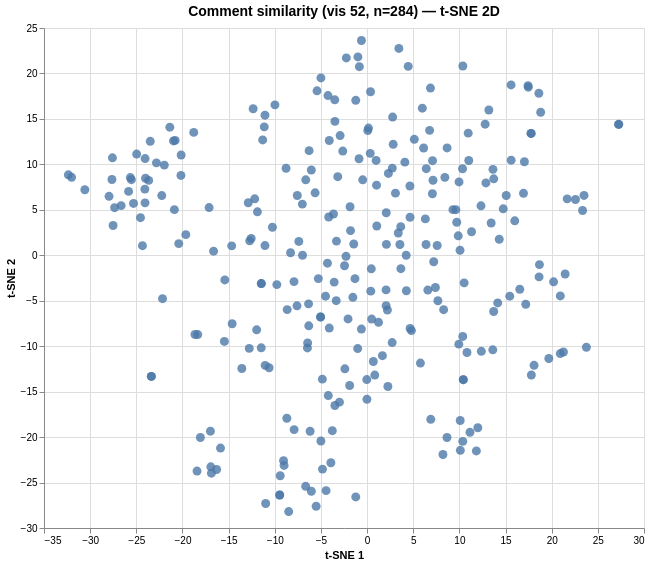

Write the Vega-Lite specification saved for this chart.
### Vega specification from a JSON file in a GitHub repository (floating-point values rounded to 4 significant figures; data arrays with more than 128 entries replaced by an {"elided": "..."} marker saying what was removed)
{"$schema": "https://vega.github.io/schema/vega/v6.json", "data": [{"name": "param_1e9efca18e7a2868_store"}, {"name": "source_0", "values": {"elided": "284 records"}}, {"name": "source_0_x_domain_dim_1", "values": [{"min": -32.36, "max": 27.27}]}, {"name": "source_0_y_domain_dim_2", "values": [{"min": -28.19, "max": 23.63}]}], "signals": [{"name": "unit", "value": {}, "on": [{"events": "pointermove", "update": "isTuple(group()) ? group() : unit"}]}, {"name": "param_1e9efca18e7a2868", "update": "vlSelectionResolve(\"param_1e9efca18e7a2868_store\", \"union\")"}, {"name": "param_1e9efca18e7a2868_dim_1", "on": [{"events": [{"source": "view", "type": "dblclick"}], "update": "null"}, {"events": {"signal": "param_1e9efca18e7a2868_translate_delta"}, "update": "panLinear(param_1e9efca18e7a2868_translate_anchor.extent_x, -param_1e9efca18e7a2868_translate_delta.x / width)"}, {"events": {"signal": "param_1e9efca18e7a2868_zoom_delta"}, "update": "zoomLinear(domain(\"x\"), param_1e9efca18e7a2868_zoom_anchor.x, param_1e9efca18e7a2868_zoom_delta)"}]}, {"name": "param_1e9efca18e7a2868_dim_2", "on": [{"events": [{"source": "view", "type": "dblclick"}], "update": "null"}, {"events": {"signal": "param_1e9efca18e7a2868_translate_delta"}, "update": "panLinear(param_1e9efca18e7a2868_translate_anchor.extent_y, param_1e9efca18e7a2868_translate_delta.y / height)"}, {"events": {"signal": "param_1e9efca18e7a2868_zoom_delta"}, "update": "zoomLinear(domain(\"y\"), param_1e9efca18e7a2868_zoom_anchor.y, param_1e9efca18e7a2868_zoom_delta)"}]}, {"name": "param_1e9efca18e7a2868_tuple", "on": [{"events": [{"signal": "param_1e9efca18e7a2868_dim_1 || param_1e9efca18e7a2868_dim_2"}], "update": "param_1e9efca18e7a2868_dim_1 && param_1e9efca18e7a2868_dim_2 ? {unit: \"\", fields: param_1e9efca18e7a2868_tuple_fields, values: [param_1e9efca18e7a2868_dim_1,param_1e9efca18e7a2868_dim_2]} : null"}]}, {"name": "param_1e9efca18e7a2868_tuple_fields", "value": [{"field": "dim_1", "channel": "x", "type": "R"}, {"field": "dim_2", "channel": "y", "type": "R"}]}, {"name": "param_1e9efca18e7a2868_translate_anchor", "value": {}, "on": [{"events": [{"source": "scope", "type": "pointerdown"}], "update": "{x: x(unit), y: y(unit), extent_x: domain(\"x\"), extent_y: domain(\"y\")}"}]}, {"name": "param_1e9efca18e7a2868_translate_delta", "value": {}, "on": [{"events": [{"source": "window", "between": [{"source": "scope", "type": "pointerdown"}, {"source": "window", "type": "pointerup"}], "type": "pointermove", "consume": true}], "update": "{x: param_1e9efca18e7a2868_translate_anchor.x - x(unit), y: param_1e9efca18e7a2868_translate_anchor.y - y(unit)}"}]}, {"name": "param_1e9efca18e7a2868_zoom_anchor", "on": [{"events": [{"source": "scope", "type": "wheel", "consume": true}], "update": "{x: invert(\"x\", x(unit)), y: invert(\"y\", y(unit))}"}]}, {"name": "param_1e9efca18e7a2868_zoom_delta", "on": [{"events": [{"source": "scope", "consume": true, "type": "wheel"}], "update": "pow(1.001, event.deltaY * pow(16, event.deltaMode))", "force": true}]}, {"name": "param_1e9efca18e7a2868_modify", "on": [{"events": {"signal": "param_1e9efca18e7a2868_tuple"}, "update": "modify(\"param_1e9efca18e7a2868_store\", param_1e9efca18e7a2868_tuple, true)"}]}], "marks": [{"type": "symbol", "name": "marks", "from": {"data": "source_0"}, "encode": {"update": {"opacity": {"value": 0.8}, "shape": {"value": "circle"}, "x": {"field": "dim_1", "scale": "x"}, "fill": {"value": "#4c78a8"}, "tooltip": {"signal": "{\"Comment #\": format(datum[\"index\"], \"\"), \"Comment\": isValid(datum[\"comment\"]) ? datum[\"comment\"] : \"\"+datum[\"comment\"]}"}, "size": {"value": 80}, "y": {"field": "dim_2", "scale": "y"}}}, "interactive": true, "style": ["circle"], "clip": true}], "scales": [{"name": "x", "type": "linear", "domain": [{"signal": "(data(\"source_0_x_domain_dim_1\")[0] || {}).min"}, {"signal": "(data(\"source_0_x_domain_dim_1\")[0] || {}).max"}], "range": [0, {"signal": "width"}], "nice": true, "domainRaw": {"signal": "param_1e9efca18e7a2868[\"dim_1\"]"}, "zero": true}, {"name": "y", "type": "linear", "domain": [{"signal": "(data(\"source_0_y_domain_dim_2\")[0] || {}).min"}, {"signal": "(data(\"source_0_y_domain_dim_2\")[0] || {}).max"}], "range": [{"signal": "height"}, 0], "domainRaw": {"signal": "param_1e9efca18e7a2868[\"dim_2\"]"}, "zero": true, "nice": true}], "axes": [{"scale": "x", "gridScale": "y", "tickCount": {"signal": "ceil(width/40)"}, "labels": false, "zindex": 0, "minExtent": 0, "ticks": false, "aria": false, "grid": true, "maxExtent": 0, "orient": "bottom", "domain": false}, {"scale": "y", "zindex": 0, "maxExtent": 0, "minExtent": 0, "grid": true, "labels": false, "orient": "left", "domain": false, "gridScale": "x", "ticks": false, "aria": false, "tickCount": {"signal": "ceil(height/40)"}}, {"scale": "x", "labelOverlap": true, "grid": false, "zindex": 0, "labelFlush": true, "tickCount": {"signal": "ceil(width/40)"}, "orient": "bottom", "title": "t-SNE 1"}, {"scale": "y", "title": "t-SNE 2", "orient": "left", "labelOverlap": true, "grid": false, "tickCount": {"signal": "ceil(height/40)"}, "zindex": 0}], "title": {"text": "Comment similarity (vis 52, n=284) — t-SNE 2D", "fontSize": 14, "frame": "group"}, "style": "cell", "background": "white", "padding": 5, "width": 600, "height": 500}
